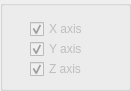
   <widget class="QGroupBox" name="groupBox_average">
    <property name="enabled">
     <bool>false</bool>
    </property>
    <property name="geometry">
     <rect>
      <x>290</x>
      <y>260</y>
      <width>131</width>
      <height>91</height>
     </rect>
    </property>
    <property name="title">
     <string/>
    </property>
    <widget class="QCheckBox" name="checkBox_xaxis">
     <property name="geometry">
      <rect>
       <x>30</x>
       <y>20</y>
       <width>71</width>
       <height>18</height>
      </rect>
     </property>
     <property name="text">
      <string>X axis</string>
     </property>
     <property name="checked">
      <bool>true</bool>
     </property>
    </widget>
    <widget class="QCheckBox" name="checkBox_yaxis">
     <property name="geometry">
      <rect>
       <x>30</x>
       <y>40</y>
       <width>71</width>
       <height>18</height>
      </rect>
     </property>
     <property name="text">
      <string>Y axis</string>
     </property>
     <property name="checked">
      <bool>true</bool>
     </property>
    </widget>
    <widget class="QCheckBox" name="checkBox_zaxis">
     <property name="geometry">
      <rect>
       <x>30</x>
       <y>60</y>
       <width>71</width>
       <height>18</height>
      </rect>
     </property>
     <property name="text">
      <string>Z axis</string>
     </property>
     <property name="checked">
      <bool>true</bool>
     </property>
    </widget>
   </widget>
